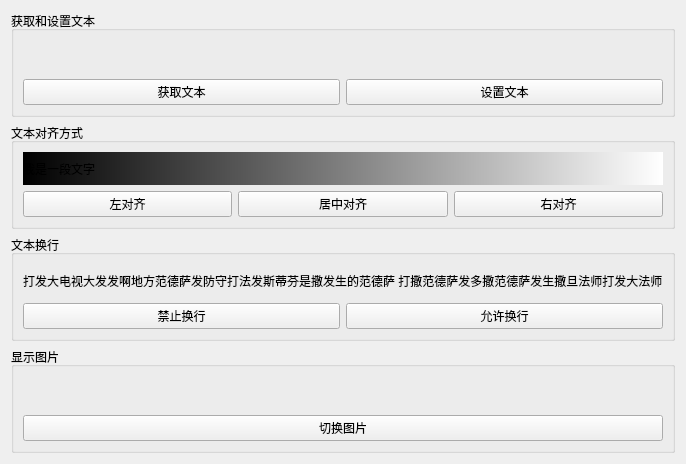
<?xml version="1.0" encoding="UTF-8"?>
<ui version="4.0">
 <class>Widget</class>
 <widget class="QWidget" name="Widget">
  <property name="geometry">
   <rect>
    <x>0</x>
    <y>0</y>
    <width>280</width>
    <height>464</height>
   </rect>
  </property>
  <property name="windowTitle">
   <string>Widget</string>
  </property>
  <layout class="QVBoxLayout" name="verticalLayout_5">
   <item>
    <widget class="QGroupBox" name="groupBox">
     <property name="title">
      <string>获取和设置文本</string>
     </property>
     <layout class="QVBoxLayout" name="verticalLayout">
      <item>
       <widget class="QLabel" name="label">
        <property name="text">
         <string/>
        </property>
       </widget>
      </item>
      <item>
       <layout class="QHBoxLayout" name="horizontalLayout">
        <item>
         <widget class="QPushButton" name="pushButton">
          <property name="text">
           <string>获取文本</string>
          </property>
         </widget>
        </item>
        <item>
         <widget class="QPushButton" name="pushButton_2">
          <property name="text">
           <string>设置文本</string>
          </property>
         </widget>
        </item>
       </layout>
      </item>
     </layout>
    </widget>
   </item>
   <item>
    <widget class="QGroupBox" name="groupBox_2">
     <property name="title">
      <string>文本对齐方式</string>
     </property>
     <layout class="QVBoxLayout" name="verticalLayout_2">
      <item>
       <widget class="QLabel" name="label_2">
        <property name="styleSheet">
         <string notr="true">background-color: qlineargradient(spread:pad, x1:0, y1:0, x2:1, y2:0, stop:0 rgba(0, 0, 0, 255), stop:1 rgba(255, 255, 255, 255));</string>
        </property>
        <property name="text">
         <string>我是一段文字</string>
        </property>
       </widget>
      </item>
      <item>
       <layout class="QHBoxLayout" name="horizontalLayout_2">
        <item>
         <widget class="QPushButton" name="pushButton_3">
          <property name="text">
           <string>左对齐</string>
          </property>
         </widget>
        </item>
        <item>
         <widget class="QPushButton" name="pushButton_4">
          <property name="text">
           <string>居中对齐</string>
          </property>
         </widget>
        </item>
        <item>
         <widget class="QPushButton" name="pushButton_5">
          <property name="text">
           <string>右对齐</string>
          </property>
         </widget>
        </item>
       </layout>
      </item>
     </layout>
    </widget>
   </item>
   <item>
    <widget class="QGroupBox" name="groupBox_3">
     <property name="title">
      <string>文本换行</string>
     </property>
     <layout class="QVBoxLayout" name="verticalLayout_3">
      <item>
       <widget class="QLabel" name="label_3">
        <property name="text">
         <string>打发大电视大发发啊地方范德萨发防守打法发斯蒂芬是撒发生的范德萨 打撒范德萨发多撒范德萨发生撒旦法师打发大法师</string>
        </property>
       </widget>
      </item>
      <item>
       <layout class="QHBoxLayout" name="horizontalLayout_3">
        <item>
         <widget class="QPushButton" name="pushButton_6">
          <property name="text">
           <string>禁止换行</string>
          </property>
         </widget>
        </item>
        <item>
         <widget class="QPushButton" name="pushButton_7">
          <property name="text">
           <string>允许换行</string>
          </property>
         </widget>
        </item>
       </layout>
      </item>
     </layout>
    </widget>
   </item>
   <item>
    <widget class="QGroupBox" name="groupBox_4">
     <property name="title">
      <string>显示图片</string>
     </property>
     <layout class="QVBoxLayout" name="verticalLayout_4">
      <item>
       <widget class="QLabel" name="label_4">
        <property name="text">
         <string/>
        </property>
        <property name="pixmap">
         <pixmap resource="img.qrc">:/caomei.ico</pixmap>
        </property>
        <property name="alignment">
         <set>Qt::AlignmentFlag::AlignCenter</set>
        </property>
       </widget>
      </item>
      <item>
       <widget class="QPushButton" name="pushButton_8">
        <property name="text">
         <string>切换图片</string>
        </property>
       </widget>
      </item>
     </layout>
    </widget>
   </item>
  </layout>
 </widget>
 <resources>
  <include location="img.qrc"/>
 </resources>
 <connections/>
</ui>
